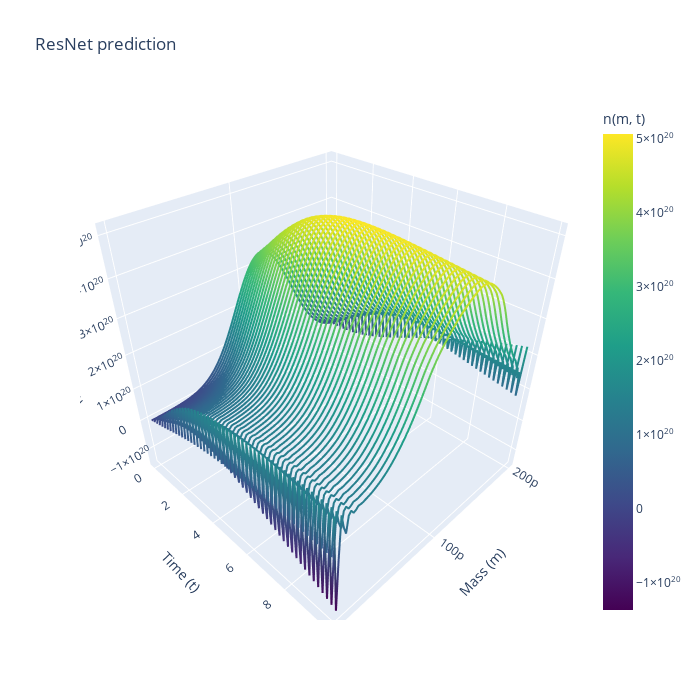

The cell this chart's notebook holds for it:
### Code cell
#prediction step
n0=Dataset_plot_validation[0]["n"][:,0]
S0=Dataset_plot_validation[0]["initial_substrate"]
N_Res_Con_Film,S_Res_Con_Film = rollout(model=model6, n0=n0, s0=S0, steps=T-1, n_max=n_max, S_max=S_max,return_numpy=True)

plot_spaghetti(m=m,t=torch.linspace(0,10,T),N=N_Res_Con_Film,title="ResNet prediction")
biomass_Res_Con_Film  = (N_Res_Con_Film  * m.numpy()[:,None]).sum(axis=0) * delta_m.numpy()
print(biomass_Res_Con_Film)
plt.plot(t_eval,biomass_Res_Con_Film,label="Conv Biomass prediction")
plt.plot(t_eval,S_Res_Con_Film,label="ResNet Substrate Prediction")
plt.legend()
plt.grid()
plt.show()
torch.save(model6.state_dict(), 'Res_Conv_Film_diff_batch_2000_epochs.pth')
